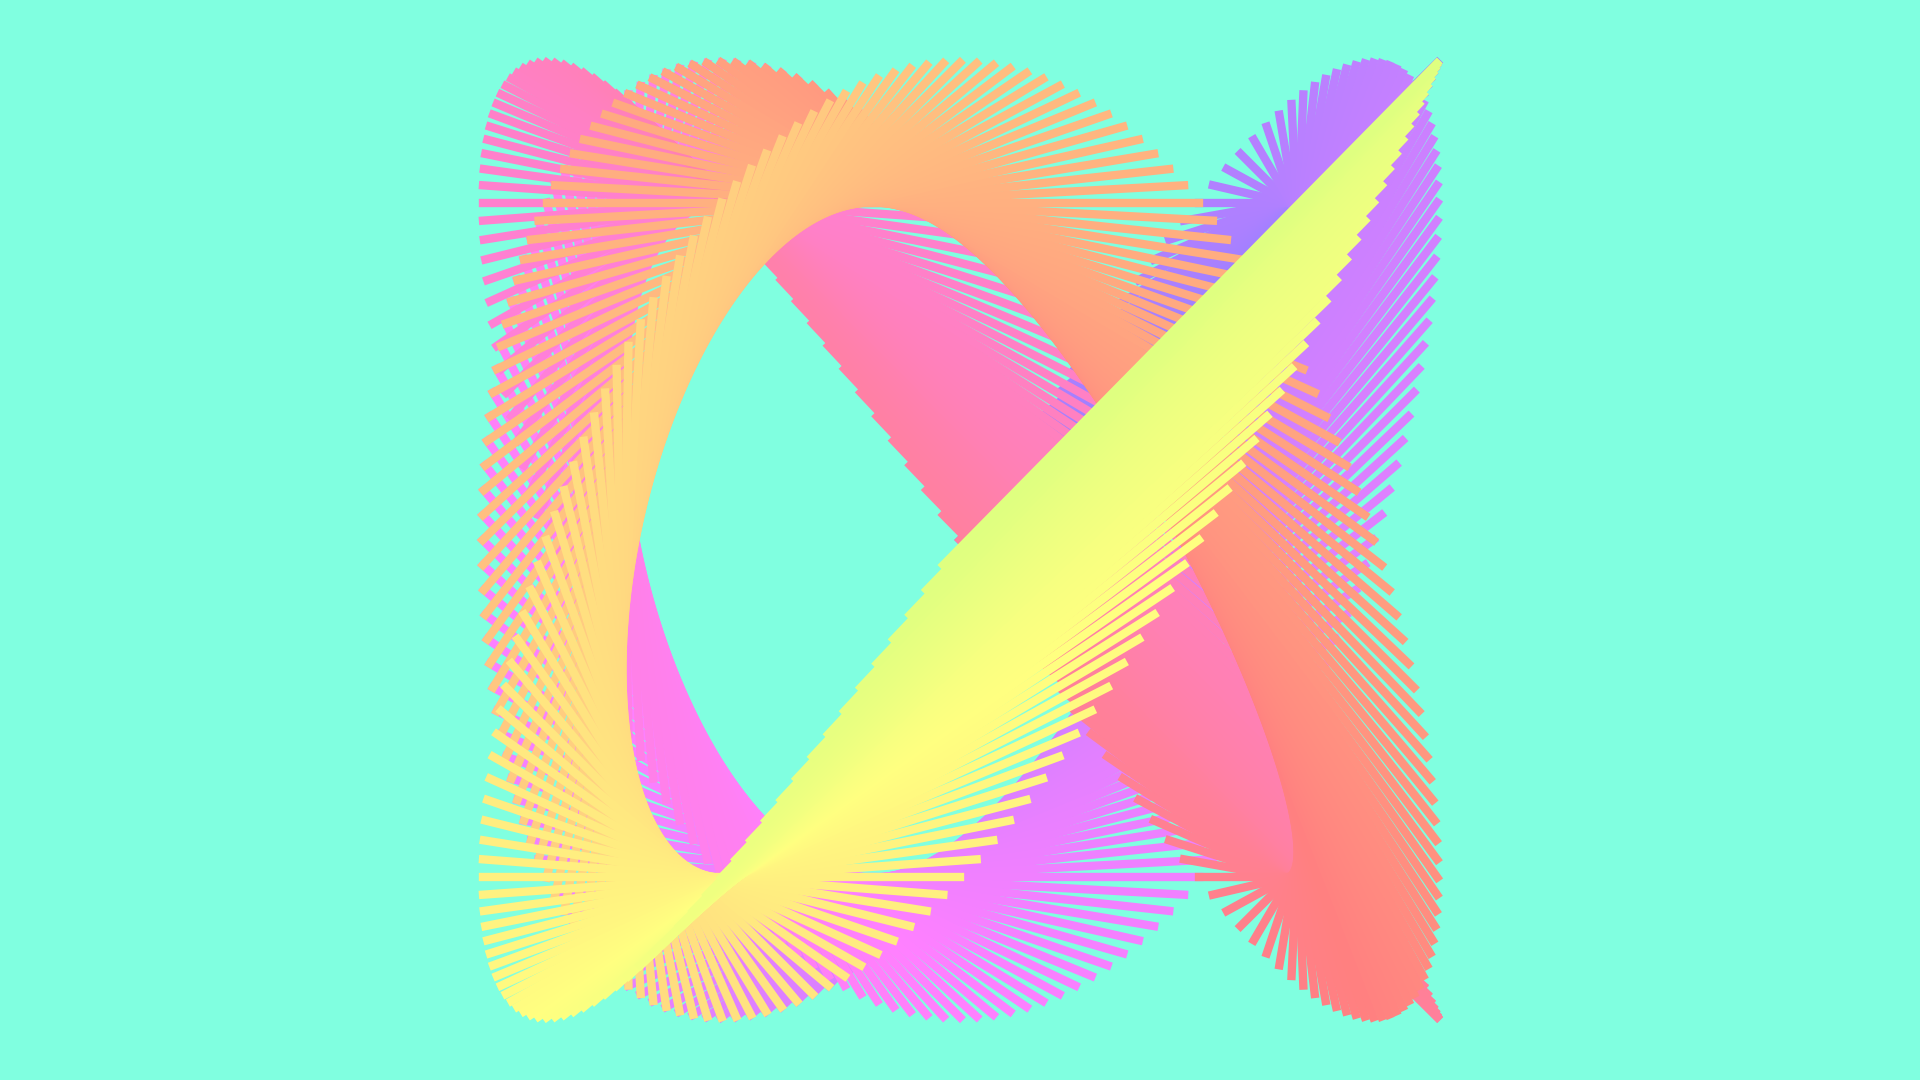

Write the Python code that produced this figure.
from pathlib import Path

import matplotlib.pyplot as plt
import numpy as np


def hsv2rgb(h: float=0.0, s: float=1.0, v: float=1.0) -> str:
    rgb: np.ndarray = (255 * ((np.clip(np.abs(np.modf(h + np.array([0.0, 2.0, 1.0]) / 3)[0] * 6 - 3) - 1, 0, 1) - 1) * s + 1) * v).round(0).astype(int)
    return "#" + "".join(f"{i:02x}" for i in rgb)


def main() -> None:
    # config
    fp: Path = Path(__file__).resolve().with_suffix(".png")
    plt.rcParams["figure.dpi"] = 100
    plt.rcParams["figure.figsize"] = [19.2, 10.8]
    rng: np.random.Generator = np.random.default_rng()
    offset: float = rng.random()
    saturation: float = 0.5
    value: float = 1.0
    bgc: str = hsv2rgb(offset, saturation, value)
    # generate figure
    fig: plt.Figure
    ax: plt.Axes
    fig, ax = plt.subplots()
    # plot
    n: int = 360
    for i in range(360):
        th: float = 2*np.pi * i/n
        x0: float = np.cos(2*th)
        y0: float = np.cos(3*th)
        x1: float = np.sin(2*th)
        y1: float = np.sin(3*th)
        hue: float = offset + 0.5 + (i-n/2+0.5)/n*0.5
        ax.plot([x0, x1], [y0, y1], linewidth=6, color=hsv2rgb(hue, saturation, value))
    # arrange
    #ax.set_xlim(0, 1)
    #ax.set_ylim(0, 1)
    ax.axis("off")
    ax.set_aspect("equal")
    ax.set_facecolor(bgc)
    fig.set_facecolor(bgc)
    fig.tight_layout()
    # output
    fig.savefig(fp)
    plt.cla()
    plt.clf()
    plt.close(fig)
    return None


if __name__ == "__main__":
    main()
